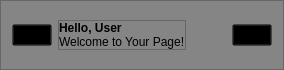
              <widget class="QFrame" name="frame_5">
               <property name="maximumSize">
                <size>
                 <width>16777215</width>
                 <height>70</height>
                </size>
               </property>
               <property name="styleSheet">
                <string notr="true">background-color: rgb(133, 133, 133);</string>
               </property>
               <property name="frameShape">
                <enum>QFrame::StyledPanel</enum>
               </property>
               <property name="frameShadow">
                <enum>QFrame::Raised</enum>
               </property>
               <layout class="QGridLayout" name="gridLayout_4">
                <item row="0" column="3">
                 <widget class="QFrame" name="frame_8">
                  <property name="frameShape">
                   <enum>QFrame::StyledPanel</enum>
                  </property>
                  <property name="frameShadow">
                   <enum>QFrame::Raised</enum>
                  </property>
                  <layout class="QVBoxLayout" name="verticalLayout">
                   <property name="spacing">
                    <number>0</number>
                   </property>
                   <property name="leftMargin">
                    <number>0</number>
                   </property>
                   <property name="topMargin">
                    <number>0</number>
                   </property>
                   <property name="rightMargin">
                    <number>0</number>
                   </property>
                   <property name="bottomMargin">
                    <number>0</number>
                   </property>
                   <item>
                    <widget class="QLabel" name="label">
                     <property name="font">
                      <font>
                       <weight>75</weight>
                       <bold>true</bold>
                      </font>
                     </property>
                     <property name="text">
                      <string>Hello, User</string>
                     </property>
                    </widget>
                   </item>
                   <item>
                    <widget class="QLabel" name="label_2">
                     <property name="text">
                      <string>Welcome to Your Page!</string>
                     </property>
                    </widget>
                   </item>
                  </layout>
                 </widget>
                </item>
                <item row="0" column="2">
                 <widget class="QPushButton" name="pushButton">
                  <property name="styleSheet">
                   <string notr="true">background-color:rgba(0,0,0,0);</string>
                  </property>
                  <property name="text">
                   <string/>
                  </property>
                  <property name="icon">
                   <iconset resource="Coding/Resources.qrc">
                    <normaloff>:/newPrefix/menu-burger.png</normaloff>:/newPrefix/menu-burger.png</iconset>
                  </property>
                  <property name="checkable">
                   <bool>true</bool>
                  </property>
                 </widget>
                </item>
                <item row="0" column="5">
                 <widget class="QPushButton" name="pushButton_2">
                  <property name="styleSheet">
                   <string notr="true">background-color:rgba(0,0,0,0);</string>
                  </property>
                  <property name="text">
                   <string/>
                  </property>
                  <property name="icon">
                   <iconset resource="Coding/Resources.qrc">
                    <normaloff>:/newPrefix/user.png</normaloff>:/newPrefix/user.png</iconset>
                  </property>
                 </widget>
                </item>
                <item row="0" column="4">
                 <spacer name="horizontalSpacer">
                  <property name="orientation">
                   <enum>Qt::Horizontal</enum>
                  </property>
                  <property name="sizeHint" stdset="0">
                   <size>
                    <width>40</width>
                    <height>20</height>
                   </size>
                  </property>
                 </spacer>
                </item>
               </layout>
              </widget>
